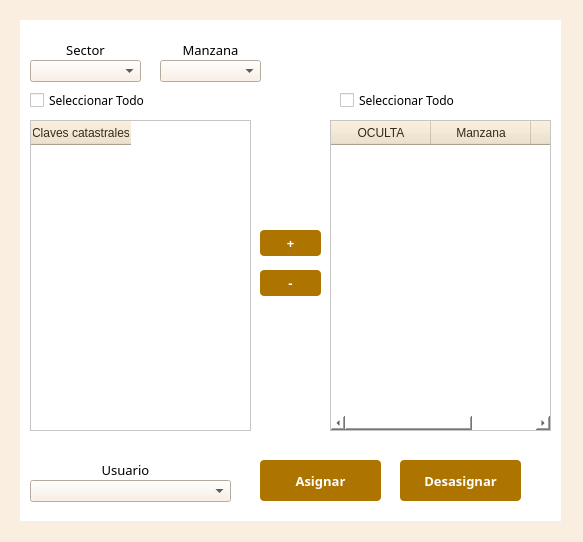
<?xml version="1.0" encoding="UTF-8"?>
<ui version="4.0">
 <class>AsignacionPadronDialogBase</class>
 <widget class="QDialog" name="AsignacionPadronDialogBase">
  <property name="geometry">
   <rect>
    <x>0</x>
    <y>0</y>
    <width>583</width>
    <height>542</height>
   </rect>
  </property>
  <property name="windowTitle">
   <string>AsignacionPadron</string>
  </property>
  <property name="styleSheet">
   <string notr="true">QDialog{
background : rgb(250,238,224);
}</string>
  </property>
  <widget class="QWidget" name="widget" native="true">
   <property name="geometry">
    <rect>
     <x>20</x>
     <y>20</y>
     <width>541</width>
     <height>501</height>
    </rect>
   </property>
   <property name="styleSheet">
    <string notr="true">QWidget{
background : rgb(255,255,255);
}</string>
   </property>
   <widget class="QLabel" name="label_3">
    <property name="geometry">
     <rect>
      <x>10</x>
      <y>20</y>
      <width>111</width>
      <height>20</height>
     </rect>
    </property>
    <property name="font">
     <font>
      <family>Century Gothic</family>
      <pointsize>10</pointsize>
     </font>
    </property>
    <property name="text">
     <string>&lt;html&gt;&lt;head/&gt;&lt;body&gt;&lt;p align=&quot;center&quot;&gt;Sector&lt;/p&gt;&lt;/body&gt;&lt;/html&gt;</string>
    </property>
   </widget>
   <widget class="QLabel" name="label_4">
    <property name="geometry">
     <rect>
      <x>140</x>
      <y>20</y>
      <width>101</width>
      <height>20</height>
     </rect>
    </property>
    <property name="font">
     <font>
      <family>Century Gothic</family>
      <pointsize>10</pointsize>
     </font>
    </property>
    <property name="text">
     <string>&lt;html&gt;&lt;head/&gt;&lt;body&gt;&lt;p align=&quot;center&quot;&gt;Manzana&lt;/p&gt;&lt;/body&gt;&lt;/html&gt;</string>
    </property>
   </widget>
   <widget class="QComboBox" name="cmbSector">
    <property name="geometry">
     <rect>
      <x>10</x>
      <y>40</y>
      <width>111</width>
      <height>22</height>
     </rect>
    </property>
    <property name="styleSheet">
     <string notr="true">QComboBox QAbstractItemView::item { min-height: 25; font-family: &quot;Century Gothic&quot;;}
QListView{color: black ; font-size: 16px; outline:none; font-weight:bold; font-family: &quot;Century Gothic&quot;;}
QListView::item:selected { color: white; background-color:  rgb(250,238,224); font-family: &quot;Century Gothic&quot;;}
QComboBox{
background : rgb(250,238,224);
}</string>
    </property>
   </widget>
   <widget class="QComboBox" name="cmbManzana">
    <property name="geometry">
     <rect>
      <x>140</x>
      <y>40</y>
      <width>101</width>
      <height>22</height>
     </rect>
    </property>
    <property name="styleSheet">
     <string notr="true">QComboBox QAbstractItemView::item { min-height: 25; font-family: &quot;Century Gothic&quot;;}
QListView{color: black ; font-size: 16px; outline:none; font-weight:bold; font-family: &quot;Century Gothic&quot;;}
QListView::item:selected { color: white; background-color:  rgb(250,238,224); font-family: &quot;Century Gothic&quot;;}
QComboBox{
background : rgb(250,238,224);
}</string>
    </property>
   </widget>
   <widget class="QLabel" name="lblUsuario_2">
    <property name="geometry">
     <rect>
      <x>10</x>
      <y>440</y>
      <width>191</width>
      <height>20</height>
     </rect>
    </property>
    <property name="font">
     <font>
      <family>Century Gothic</family>
      <pointsize>10</pointsize>
     </font>
    </property>
    <property name="text">
     <string>&lt;html&gt;&lt;head/&gt;&lt;body&gt;&lt;p align=&quot;center&quot;&gt;Usuario&lt;/p&gt;&lt;/body&gt;&lt;/html&gt;</string>
    </property>
   </widget>
   <widget class="QPushButton" name="btnAsignar">
    <property name="geometry">
     <rect>
      <x>240</x>
      <y>440</y>
      <width>121</width>
      <height>41</height>
     </rect>
    </property>
    <property name="font">
     <font>
      <family>Century Gothic</family>
      <pointsize>10</pointsize>
      <weight>75</weight>
      <bold>true</bold>
     </font>
    </property>
    <property name="styleSheet">
     <string notr="true">QPushButton{
background : rgb(174, 116, 0);
color : rgb(255, 255, 255);
border-radius : 4px;
}
QPushButton::hover{
background : rgb(104, 69, 13);
color : rgb(255, 255, 255);
border-radius : 4px;
}
QPushButton:disabled {
background: rgb(217, 217, 217)
}</string>
    </property>
    <property name="text">
     <string>Asignar</string>
    </property>
   </widget>
   <widget class="QTableWidget" name="tablaClaves">
    <property name="geometry">
     <rect>
      <x>10</x>
      <y>100</y>
      <width>221</width>
      <height>311</height>
     </rect>
    </property>
    <property name="font">
     <font>
      <family>Century Gothic</family>
     </font>
    </property>
    <property name="styleSheet">
     <string notr="true">QHeaderView::section
{
background-color: rgb(238,225,200);
color : rgb(52, 42, 24 );
text-align: right;
font-size:12px;
height:24px
}</string>
    </property>
    <column>
     <property name="text">
      <string>Claves catastrales</string>
     </property>
    </column>
   </widget>
   <widget class="QPushButton" name="btnMas">
    <property name="geometry">
     <rect>
      <x>240</x>
      <y>210</y>
      <width>61</width>
      <height>26</height>
     </rect>
    </property>
    <property name="font">
     <font>
      <family>Century Gothic</family>
      <pointsize>10</pointsize>
      <weight>75</weight>
      <bold>true</bold>
     </font>
    </property>
    <property name="styleSheet">
     <string notr="true">QPushButton{
background : rgb(174, 116, 0);
color : rgb(255, 255, 255);
border-radius : 4px;
}
QPushButton::hover{
background : rgb(104, 69, 13);
color : rgb(255, 255, 255);
border-radius : 4px;
}
QPushButton:disabled {
background: rgb(217, 217, 217)
}</string>
    </property>
    <property name="text">
     <string>+</string>
    </property>
   </widget>
   <widget class="QPushButton" name="btnMenos">
    <property name="geometry">
     <rect>
      <x>240</x>
      <y>250</y>
      <width>61</width>
      <height>26</height>
     </rect>
    </property>
    <property name="font">
     <font>
      <family>Century Gothic</family>
      <pointsize>10</pointsize>
      <weight>75</weight>
      <bold>true</bold>
     </font>
    </property>
    <property name="styleSheet">
     <string notr="true">QPushButton{
background : rgb(174, 116, 0);
color : rgb(255, 255, 255);
border-radius : 4px;
}
QPushButton::hover{
background : rgb(104, 69, 13);
color : rgb(255, 255, 255);
border-radius : 4px;
}
QPushButton:disabled {
background: rgb(217, 217, 217)
}</string>
    </property>
    <property name="text">
     <string>-</string>
    </property>
   </widget>
   <widget class="QTableWidget" name="tablaMazPred">
    <property name="geometry">
     <rect>
      <x>310</x>
      <y>100</y>
      <width>221</width>
      <height>311</height>
     </rect>
    </property>
    <property name="font">
     <font>
      <family>Century Gothic</family>
     </font>
    </property>
    <property name="styleSheet">
     <string notr="true">QHeaderView::section
{
background-color: rgb(238,225,200);
color : rgb(52, 42, 24 );
text-align: right;
font-size:12px;
height:24px
}</string>
    </property>
    <column>
     <property name="text">
      <string>OCULTA</string>
     </property>
    </column>
    <column>
     <property name="text">
      <string>Manzana</string>
     </property>
    </column>
    <column>
     <property name="text">
      <string>Predio</string>
     </property>
    </column>
   </widget>
   <widget class="QComboBox" name="cmbUsuario">
    <property name="geometry">
     <rect>
      <x>10</x>
      <y>460</y>
      <width>201</width>
      <height>22</height>
     </rect>
    </property>
    <property name="styleSheet">
     <string notr="true">QComboBox QAbstractItemView::item { min-height: 25; font-family: &quot;Century Gothic&quot;;}
QListView{color: black ; font-size: 16px; outline:none; font-weight:bold; font-family: &quot;Century Gothic&quot;;}
QListView::item:selected { color: white; background-color:  rgb(250,238,224); font-family: &quot;Century Gothic&quot;;}
QComboBox{
background : rgb(250,238,224);
}</string>
    </property>
   </widget>
   <widget class="QPushButton" name="btnLiberarAsig">
    <property name="geometry">
     <rect>
      <x>380</x>
      <y>440</y>
      <width>121</width>
      <height>41</height>
     </rect>
    </property>
    <property name="font">
     <font>
      <family>Century Gothic</family>
      <pointsize>10</pointsize>
      <weight>75</weight>
      <bold>true</bold>
     </font>
    </property>
    <property name="styleSheet">
     <string notr="true">QPushButton{
background : rgb(174, 116, 0);
color : rgb(255, 255, 255);
border-radius : 4px;
}
QPushButton::hover{
background : rgb(104, 69, 13);
color : rgb(255, 255, 255);
border-radius : 4px;
}
QPushButton:disabled {
background: rgb(217, 217, 217)
}</string>
    </property>
    <property name="text">
     <string>Desasignar</string>
    </property>
   </widget>
   <widget class="QCheckBox" name="chkTodoMazPred">
    <property name="geometry">
     <rect>
      <x>320</x>
      <y>70</y>
      <width>211</width>
      <height>20</height>
     </rect>
    </property>
    <property name="font">
     <font>
      <family>Century Gothic</family>
     </font>
    </property>
    <property name="text">
     <string>Seleccionar Todo</string>
    </property>
   </widget>
   <widget class="QCheckBox" name="chkTodoClaves">
    <property name="geometry">
     <rect>
      <x>10</x>
      <y>70</y>
      <width>211</width>
      <height>20</height>
     </rect>
    </property>
    <property name="font">
     <font>
      <family>Century Gothic</family>
     </font>
    </property>
    <property name="text">
     <string>Seleccionar Todo</string>
    </property>
   </widget>
  </widget>
 </widget>
 <resources/>
 <connections/>
</ui>
